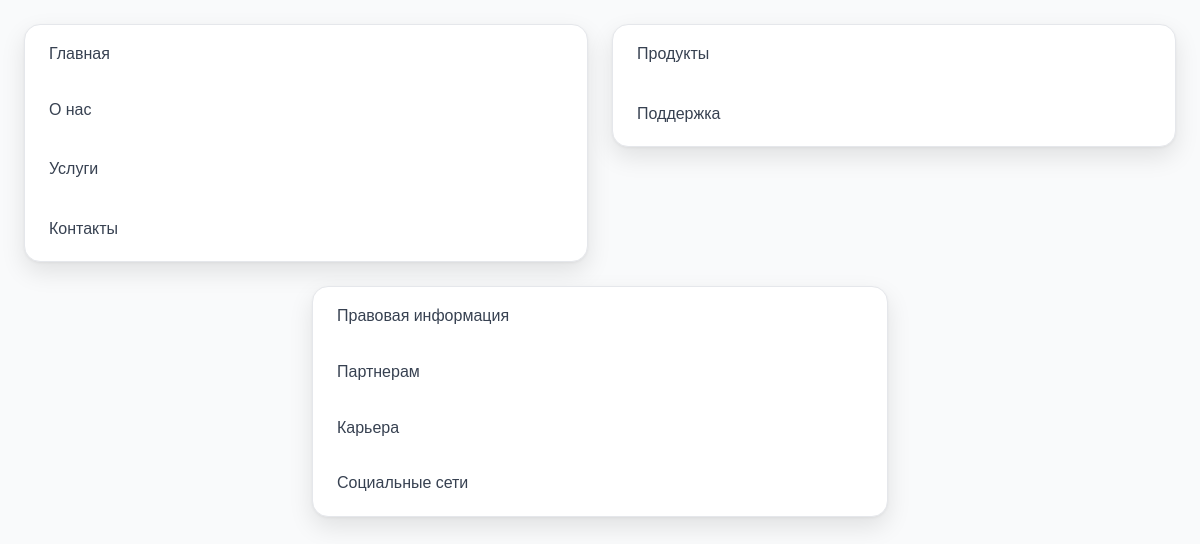
The page /menu/main_menu/ on the database its author committed.
### menu/models.py (models this page shows, shortened)
class MenuItem(models.Model):
    menu_name = models.CharField(verbose_name='Имя меню', max_length=100,
                                 validators=(MinLengthValidator(2, message='Минимум 2 символа'),))
    title = models.CharField(verbose_name='Название пункта', max_length=100,
                             validators=(MinLengthValidator(2, message='Минимум 2 символа'),))
    slug = models.SlugField(max_length=100, editable=False)
    url = models.CharField(verbose_name='URL пункта (опционально, для переопределения)', max_length=255, blank=True, help_text='Явный URL или named URL. Если пусто, используется автоматический иерархический URL.')
    parent = models.ForeignKey('self', verbose_name='Родитель', null=True, blank=True, on_delete=models.CASCADE,
                               related_name='children_set')
    order = models.PositiveIntegerField(verbose_name='Порядок', default=0)
    class Meta:
        ordering = ['order']
    def get_absolute_url(self):
        path = []
        current = self
        while current:
            path.append(current.slug)
            current = current.parent
        path.reverse()
        return f"/menu/{self.menu_name}/{'/'.join(path)}/"

### menu/views.py (the view, shortened to what this page needs)
# urls.py: re_path(r'^menu/(?P<menu_name>[\w-]+)/$', MenuTemplateView.as_view(), name='menu_root'),
class MenuTemplateView(TemplateView):
    template_name = 'base.html'
    def get_context_data(self, **kwargs):
        context = super().get_context_data(**kwargs)
        menu_name = kwargs.get('menu_name')
        if 'path' not in kwargs or not kwargs['path'].strip():
            context['menu_name'] = menu_name
            context['active_item'] = None
        return context

### templates/base.html (shortened to what this page needs)
{% load static %}
{% load menu_tags %}
<link rel="stylesheet" href="{% static 'menu/menu.css' %}">
<div class="menus-container">
    <div class="menu-wrapper">
        {% draw_menu "main_menu" %}
    </div>
    <div class="menu-wrapper">
        {% draw_menu "secondary_menu" %}
    </div>
    <div class="menu-wrapper">
        {% draw_menu "footer_menu" %}
    </div>
</div>

### menu/templates/menu/menu.html
<ul class="menu">
    {% for item in roots %}
        {% include "menu/menu_item.html" with item=item active_id=active_id expanded_ids=expanded_ids %}
    {% endfor %}
</ul>

### menu/templates/menu/menu_item.html (shortened to what this page needs)
<li class="{% if item.id == active_id %}active{% endif %}">
    <a href="{{ item.get_absolute_url }}">{{ item.title }}</a>
</li>

### menu/static/menu/menu.css (style rules this page uses)
* { box-sizing: border-box; margin: 0; padding: 0; }
.menus-container { display: flex; flex-wrap: wrap; gap: 24px; padding: 24px; justify-content: center; }
.menu-wrapper { flex: 1 1 calc(50% - 24px); min-width: 280px; max-width: 50%; }
.menu { background: #ffffff; border-radius: 16px; box-shadow: 0 10px 25px rgba(0, 0, 0, 0.1), 0 1px 3px rgba(0, 0, 0, 0.05); overflow: hidden; transition: transform 0.3s ease, box-shadow 0.3s ease; border: 1px solid #e5e7eb; }
.menu li { list-style: none; position: relative; margin: 2px 0; }
.menu a { display: flex; align-items: center; padding: 14px 24px; color: #374151; text-decoration: none; font-weight: 500; font-size: 16px; transition: all 0.3s cubic-bezier(0.4, 0, 0.2, 1); border-radius: 12px; position: relative; z-index: 1; }
.menu a::before { content: ''; position: absolute; inset: 0; background: linear-gradient(90deg, #e0e7ff, #c3dafe); border-radius: 12px; opacity: 0; z-index: -1; transition: opacity 0.3s ease; }

### rows shown on the page
MenuItem: title "Главная"
MenuItem: title "О нас"
MenuItem: title "Услуги"
MenuItem: title "Контакты"
MenuItem: title "Продукты"
MenuItem: title "Поддержка"
MenuItem: title "Правовая информация"
MenuItem: title "Партнерам"
MenuItem: title "Карьера"
MenuItem: title "Социальные сети"
